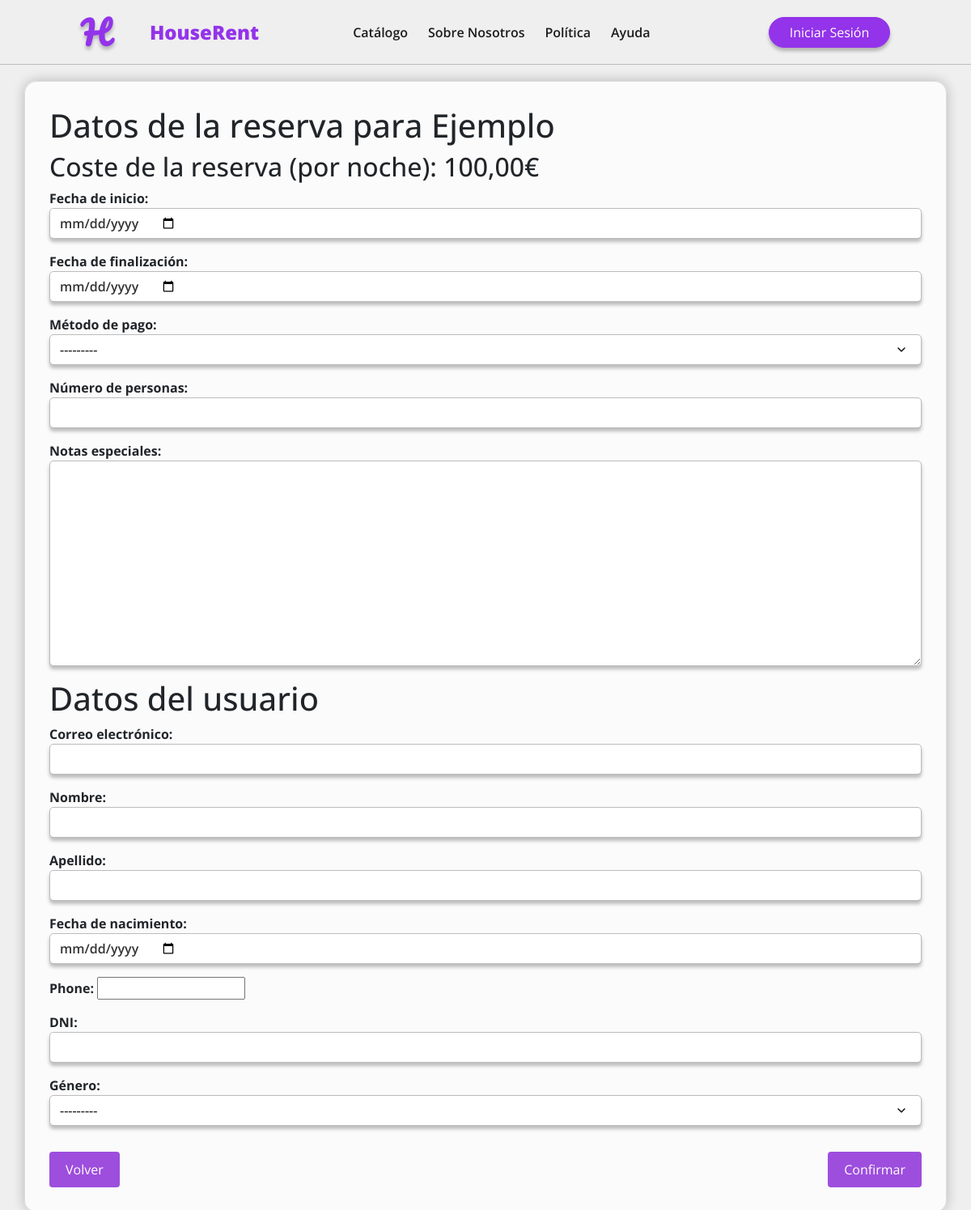
The page /booking/1 on the database as committed earlier.
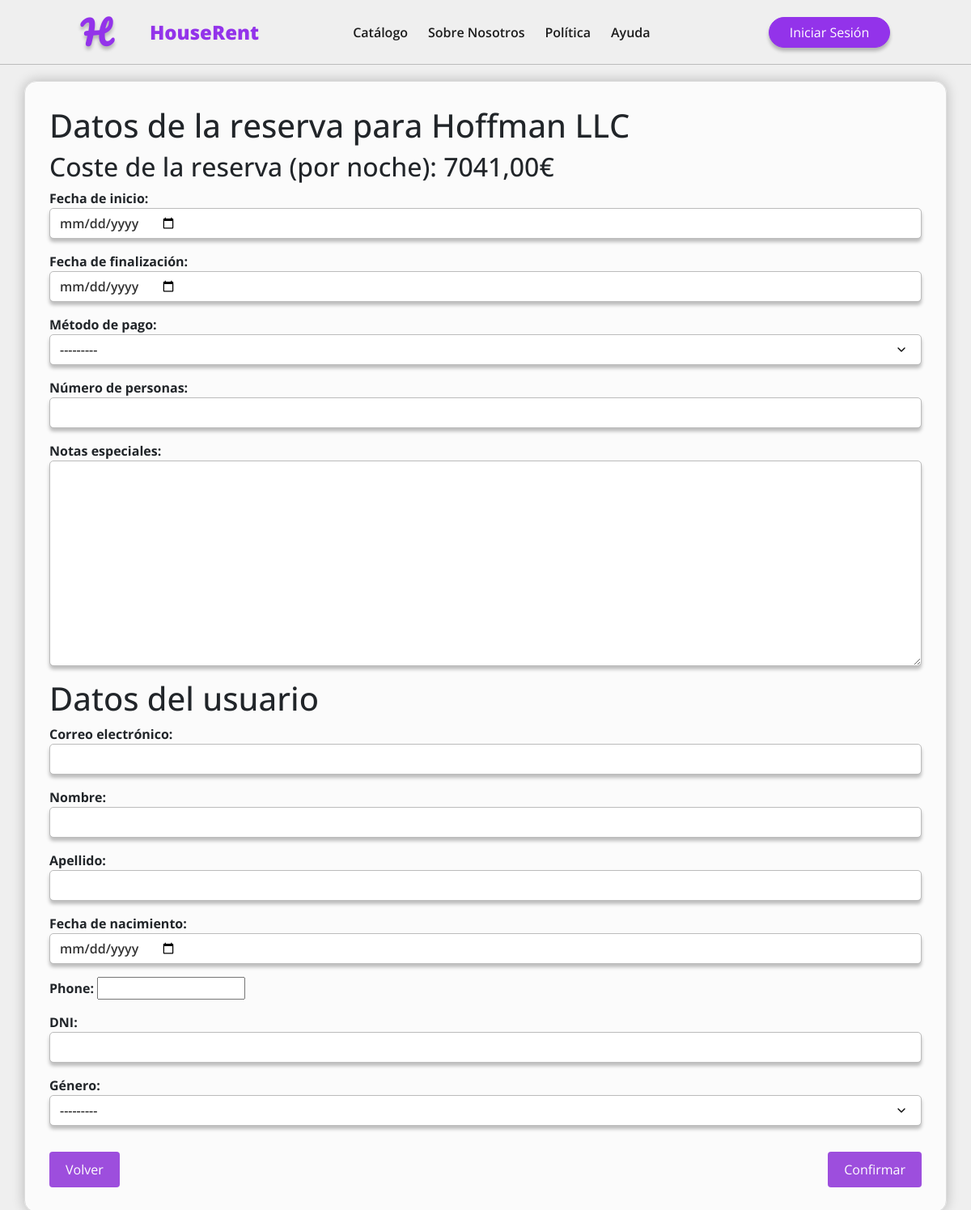
The same page on the database as committed later.
### apps/core/models.py (models this page shows, shortened)
class Accommodation(models.Model):
    name = models.CharField(max_length=256, blank=False, null=False)
    description = models.TextField(max_length=1024, blank=False, null=False)
    capacity = models.PositiveIntegerField(blank=False, null=False, default=1)
    owner = models.ForeignKey(CustomUser, on_delete=models.CASCADE, blank=False, null=False)
    price = models.DecimalField(decimal_places=2, max_digits=8, blank=False, null=False, validators=[MinValueValidator(0)], help_text='Ingresa un valor positivo')
    address = models.ForeignKey(Address, on_delete=models.CASCADE, blank=False, null=False)
    category = models.CharField(max_length=16, choices=Category.choices(), blank=False, null=False)
    service = models.ManyToManyField(Service, blank=True)
    creation_date = models.DateField(auto_now_add=True, blank=False, null=False)
    modification_date = models.DateField(auto_now=True, blank=False, null=False)
    is_active = models.BooleanField(default=True, blank=False, null=False)
    class Meta:
        verbose_name = "Alojamiento"
        verbose_name_plural = "Alojamientos"
        indexes = [
            models.Index(fields=['name']),
            models.Index(fields=['owner']),
            models.Index(fields=['category']),
        ]

### apps/booking/views.py (the view, shortened to what this page needs)
# urls.py: path('<int:accommodation_id>', request_booking, name='request_booking'),
def request_booking(request, accommodation_id):
    accommodation = get_object_or_404(Accommodation, pk=accommodation_id)
    current_user = request.user
    if not current_user.is_authenticated:
        user_form = UserBookRequest()
    else:
        user_form = UserBookRequest(instance=current_user)
    if request.method == 'GET':
        form = BookingRequest(initial={'accommodation': accommodation})
        form.accommodation = accommodation
        return render(request, 'booking/book.html', {'form': form, 'user_form': user_form, "accommodation":accommodation})

### apps/booking/forms.py (shortened to what this page needs)
class BookingRequest(forms.ModelForm):
    def __init__(self, *args, **kwargs):
        super().__init__(*args, **kwargs)
    class Meta:
        model=Book
        fields=['start_date','end_date','payment_method','amount_people','special_requests', 'accommodation']
        widgets = {
            'accommodation': forms.HiddenInput(),
            'start_date': forms.DateInput(attrs={'class': 'form-control', 'type': 'date'}),
            'end_date': forms.DateInput(attrs={'class': 'form-control', 'type': 'date'}),
            'payment_method': forms.Select(attrs={'class': 'form-control'}),
            'amount_people': forms.NumberInput(attrs={'class': 'form-control'}),
            'special_requests': forms.Textarea(attrs={'class': 'form-control', 'required': False})
        }
        labels = {
            'start_date': 'Fecha de inicio',
            'end_date': 'Fecha de finalización',
            'payment_method': 'Método de pago',
            'amount_people': 'Número de personas',
            'special_requests': 'Notas especiales'
        }

class UserBookRequest(forms.ModelForm):
    phone = PhoneNumberField(
        widget=PhoneNumberPrefixWidget(attrs={'class': 'form-control'}, initial='ES',)
    )
    class Meta:
        model = CustomUser
        fields = ['email', 'first_name', 'last_name', 'birth_date', 'phone', 'dni', 'gender']
        widgets = {
            'email': forms.EmailInput(attrs={'class': 'form-control'}),
            'first_name': forms.TextInput(attrs={'class': 'form-control'}),
            'last_name': forms.TextInput(attrs={'class': 'form-control'}),
            'birth_date': forms.DateInput(attrs={'class': 'form-control', 'type': 'date'}),
            'dni': forms.TextInput(attrs={'class': 'form-control'}),
            'gender': forms.Select(attrs={'class': 'form-control'}),
        }
        labels = {
            'email': 'Correo electrónico',
            'first_name': 'Nombre',
            'last_name': 'Apellido',
            'phone': 'Número de teléfono',
            'birth_date': 'Fecha de nacimiento',
            'dni': 'DNI',
            'gender': 'Género',
        }

### templates/booking/book.html (shortened to what this page needs)
{% extends 'base_generic.html' %}
{% block content %}
{% load static %}
<link rel="stylesheet" type="text/css" href="/static/css/book.css">
<section class="container">
        <form method="POST" action="{% url 'request_booking' accommodation.id %}">
            <div id="form1" class="form visible">
                <h1>Datos de la reserva para {{accommodation.name}}</h1>
                <h2>Coste de la reserva (por noche): {{accommodation.price}}€</h2>
                {{form.as_p}}
            </div>
            <div id="form2" class="form visible">
                <h1>Datos del usuario</h1>
                   {{user_form.as_p}}
                <div class="form row-spaced visible" id="divform2">
                    <button id="return" class="filled-button mt-3">
                        Volver
                    </button>
                   <button type='submit' class="filled-button mt-3">
                       Confirmar
                   </button>
                </div>
            </div>
        </form>
</section>
{% endblock %}

### templates/base_generic.html (shortened to what this page needs)
<!DOCTYPE html>
<html lang="es">
<head>
  <link rel="stylesheet" type="text/css" href="/static/css/var.css">
  <link rel="stylesheet" type="text/css" href="/static/css/navbar.css">
  <link rel="stylesheet" type="text/css" href="/static/css/form.css">
  <link rel="stylesheet" type="text/css" href="/static/css/details.css">
  <link rel="stylesheet" type="text/css" href="/static/css/book_search.css">
  <link rel="stylesheet" type="text/css" href="/static/css/profile.css">
  <link rel="stylesheet" href="https://cdn.jsdelivr.net/npm/bootstrap@5.3.0/dist/css/bootstrap.min.css">
</head>
<body>
  <nav class="navbar navbar-expand-lg">
    <div class="container-fluid">
        <a class="navbar-logo" href="/">H</a>
        <a class="navbar-brand" href="/">HouseRent</a>
        <div class="collapse navbar-collapse" id="navbarNav">
            <ul class="navbar-nav">
                <li class="nav-item">
                <a class="nav-link text-center" href="/">Catálogo</a>
                </li>
                <li class="nav-item">
                <a class="nav-link text-center" href="/sobre-nosotros">Sobre Nosotros</a>
                </li>
                <li class="nav-item">
                <a class="nav-link text-center" href="/privatePolicy">Política</a>
                </li>
                <li class="nav-item">
                <a class="nav-link text-center" href="/ayuda">Ayuda</a>
                </li>
            </ul>
        </div>
        {% if user.is_authenticated %}
          {% if propietario and user.stripe_id == None %}
          <a class="btn btn-primary" href="/booking/createStripeAccount">Enlazar cuenta bancaria</a>
          {% else %}
          <h5>Cuenta bancaria enlazada</h5>
          {% endif %}
          <a class="btn btn-primary" href="/logout">Cerrar Sesión</a>
          <a class="account-btn" href="/profile">
            <span class="material-symbols-outlined account">
              account_circle
            </span>
            <span class="account-name">{{ user.username }}</span>
          </a>
        {% else %}
          <a class="btn btn-primary" href="/login">Iniciar Sesión</a>
        {% endif %}
  </nav>
  {% block content %}
  {% endblock %}
</body>
</html>

### static/css/var.css (style rules this page uses)
:root { --c1: #EFEFEF; --c2: #BCBCBC; --c3: #343434; --c4: #1D1D1D; --c5: #9333EA; --c6: #9e1d1d; --f1: 2.5rem; --f2: 1.5rem; --f3: 1rem; --f4: 0.8rem; --f5: 0.6rem; --w1: 800; --w2: 600; --w3: 400; --navbar-altura: 80px; --content-padding: 50px; }

### static/css/navbar.css (style rules this page uses)
* { margin: 0; padding: 0; box-sizing: border-box; font-family: 'Open Sans', sans-serif !important; }
body { background-color: var(--c1) !important; }
.btn-primary { background-color: var(--c5) !important; border-color: var(--c5) !important; border-radius: 30px !important; box-shadow: 0px 4px 4px 0px rgba(0, 0, 0, 0.25) !important; font-size: var(--f3) !important; font-weight: var(--w3) !important; width: fit-content !important; min-width: 150px !important; }
select { display: block; appearance: none; background-repeat: no-repeat; background-position: right 1rem center; background-size: 1em; }
.container-fluid { padding: 0 !important; }
.navbar { background-color: var(--c1) !important; border-bottom: 1px solid var(--c2) !important; padding: 0px 100px !important; position: sticky !important; top: 0; z-index: 1000; height: var(--navbar-altura) !important; }
.navbar-logo { font-family: 'Pacifico', cursive !important; font-size: var(--f1) !important; color: var(--c5) !important; font-weight: 600 !important; margin-right: 50px !important; text-decoration: none !important; text-shadow: 0px 4px 4px rgba(0, 0, 0, 0.25) !important; }
.navbar-brand { color: var(--c5) !important; font-size: var(--f2) !important; font-weight: 800 !important; padding-right: 100px !important; }
a.nav-link { color: var(--c4) !important; font-size: var(--f3) !important; font-weight: 600 !important; padding: 0 25px 0 0 !important; text-decoration: none !important; display: flex; align-items: center; justify-content: center; height: 100%; }
.navbar-collapse { justify-content: flex-start !important; }

### static/css/form.css (style rules this page uses)
.form-control { border-radius: 30px !important; border-color: var(--c2) !important; font-size: var(--f3) !important; font-weight: 600 !important; color: var(--c3) !important; box-shadow: 0px 4px 4px 0px rgba(0, 0, 0, 0.25) !important; }

### static/css/book.css (style rules this page uses)
.container { background-color: rgba(255, 255, 255, 0.763); padding: 30px; border-radius: 15px; border: 1px solid #ddd; box-shadow: 0 0 15px rgba(0, 0, 0, 0.235); margin-top: 20px; }
label { font-weight: bold; }
.filled-button { background-color: #9D4EDD; color: white; padding: 10px 20px; border: none; border-radius: 4px; cursor: pointer; }
.form-control { display: flex; border-radius: 5px !important; font-size: var(--f3) !important; background-color: white !important; box-shadow: none; }
.form { display: none; flex-direction: column; }
.visible { display: flex; }
input { box-shadow: none; }
.row-spaced { flex-direction: row; width: 100%; align-items: center; justify-content: space-between; }

Rows that differ between the two databases and show on the page:
changed Accommodation: name "Ejemplo" → "Hoffman LLC"; price "100,00" → "7041,00"
